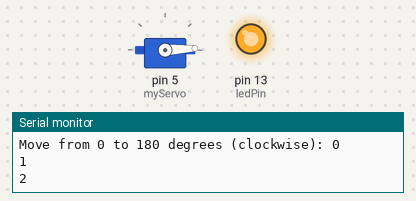
A sketch run on a simulated Arduino Uno, built with avr-gcc and run on an emulated ATmega328P. Parts: servo, output pins drawn as LEDs (lit = HIGH), the last lines printed to the serial monitor.

Above: at 0.05 s.
At 1.9 s:
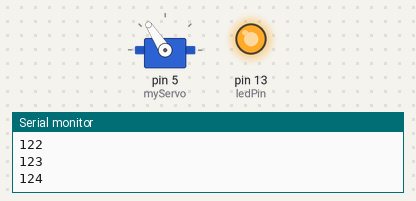
At 3.8 s:
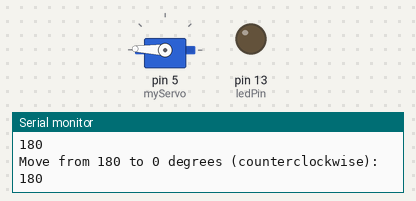
At 6.5 s:
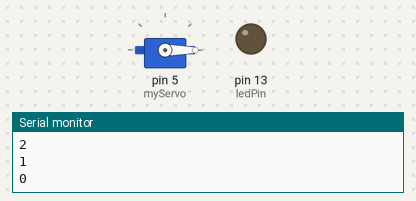
Timing chart, 0 to 8.5 s (numbered marks = the images above):
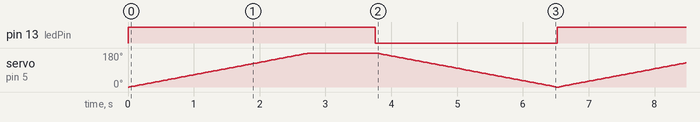

The sketch:

sketch_jan23c.ino
```cpp
#include <Servo.h>

Servo myServo;  // Create a Servo object
const int ledPin = 13;  // Pin for the LED

void setup() {
  myServo.attach(5);  // Attach the servo on pin 9
  pinMode(ledPin, OUTPUT);  // Set the LED pin as an output
  Serial.begin(9600);
}

void loop() {
  Serial.print("Move from 0 to 180 degrees (clockwise): ");
  for (int pos = 0; pos <= 180; pos++) {
    Serial.println(pos);
    myServo.write(pos);  // Set the servo position
    digitalWrite(ledPin, HIGH);  // Turn the LED on
    delay(15);           // Wait for the servo to reach the position
  }

  delay(1000); // Wait for 1 second at 180 degrees

  Serial.print("Move from 180 to 0 degrees (counterclockwise): ");
  for (int pos = 180; pos >= 0; pos--) {
    Serial.println(pos);
    myServo.write(pos);  // Set the servo position
    digitalWrite(ledPin, LOW);  // Turn the LED off
    delay(15);           // Wait for the servo to reach the position
  }

  delay(10); // Wait for 1 second at 0 degrees
}
```

Measured:
- by itself, pin 13 (ledPin): alternates HIGH for 3.8 s and LOW for 2.8 s
